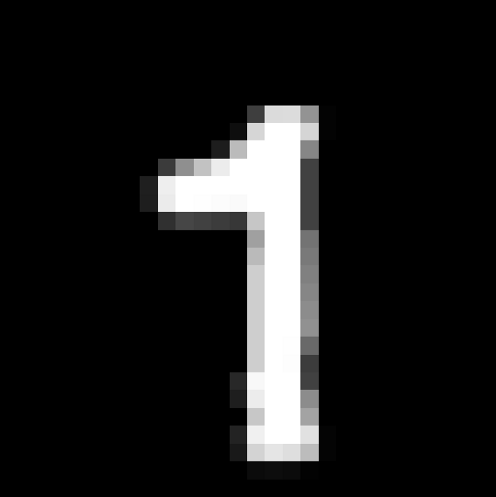
#> input picture PROJECT DEVELOPMENT PHASE/Sprint 4/sample 1.png, 496 x 497 px, found by its file name
$ jupyter execute --allow-errors 'ibm cloud deployment.ipynb'
#> lines starting #> are read from the running program, lines starting #| are printed output that depends on the picture
Import necessary libraries

[cell 1]
import requests
import numpy as np
from PIL import Image, ImageOps
import matplotlib.pyplot as plt

Input pre-processing

[cell 2]
img = Image.open(f"../sample/sample 1.png").convert("L")
img = ImageOps.invert(img)
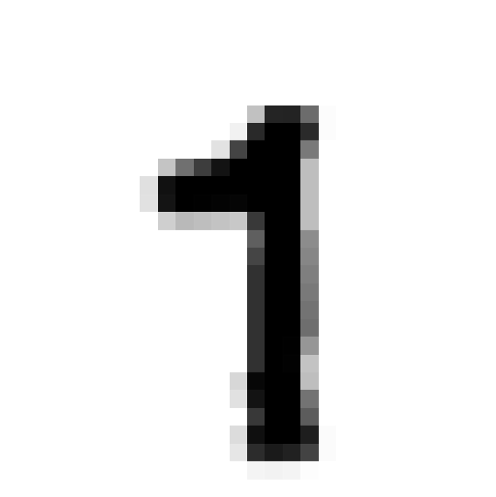
#> img: PIL image 496x497 L; min 0, max 255, mean 228
img = img.resize((28, 28))
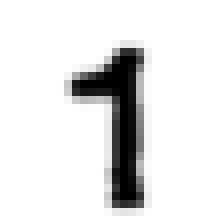
#> img: PIL image 28x28 L (shown 8 times larger); min 0, max 255, mean 228
img_arr = np.array(img)
img_arr = img_arr / 255.0
img_arr = img_arr.reshape(28, 28, 1)

img2 = Image.open(f"../sample/sample 2.png").convert("L")
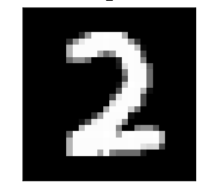
#> input picture PROJECT DEVELOPMENT PHASE/Sprint 4/sample 2.png, 214 x 195 px, found by its file name
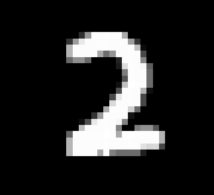
#> img2: PIL image 214x195 L; min 0, max 255, mean 35.1
img2 = ImageOps.invert(img2)
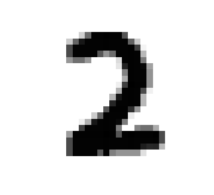
#> img2: PIL image 214x195 L; min 0, max 255, mean 219.9
img2 = img2.resize((28, 28))
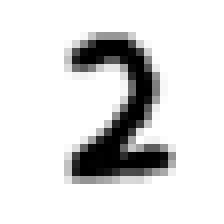
#> img2: PIL image 28x28 L (shown 8 times larger); min 0, max 255, mean 219.7
img2_arr = np.array(img2)
img2_arr = img2_arr / 255.0
img2_arr = img2_arr.reshape(28, 28, 1)

img3 = Image.open(f"../sample/sample 3.png").convert("L")
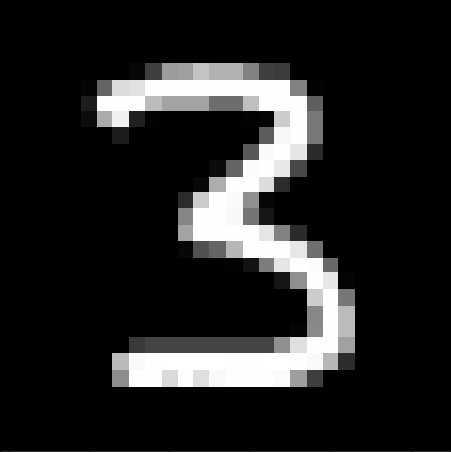
#> input picture PROJECT DEVELOPMENT PHASE/Sprint 4/sample 3.png, 451 x 452 px, found by its file name
img3 = ImageOps.invert(img3)
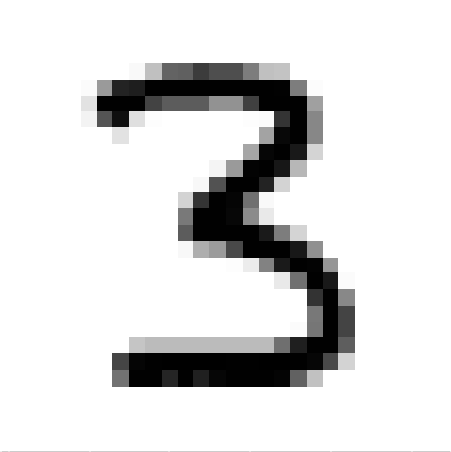
#> img3: PIL image 451x452 L; min 0, max 255, mean 219.3
img3 = img3.resize((28, 28))
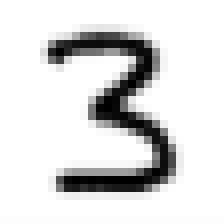
#> img3: PIL image 28x28 L (shown 8 times larger); min 0, max 255, mean 219.1
img3_arr = np.array(img3)
img3_arr = img3_arr / 255.0
img3_arr = img3_arr.reshape(28, 28, 1)

Get results from the deployed model

[cell 3]
API_KEY = ""

#> (the rest of this cell did not finish here and is left out)

Display results

[cell 4]
plt.imshow(plt.imread("../sample/sample 1.png"))
plt.axis('off')
plt.show()
#> (the rest of this cell did not finish here and is left out)

[cell 5]
plt.imshow(plt.imread("../sample/sample 2.png"))
plt.axis('off')
plt.show()
#> (the rest of this cell did not finish here and is left out)

[cell 6]
plt.imshow(plt.imread("../sample/sample 3.png"))
plt.axis('off')
plt.show()
#> (the rest of this cell did not finish here and is left out)
